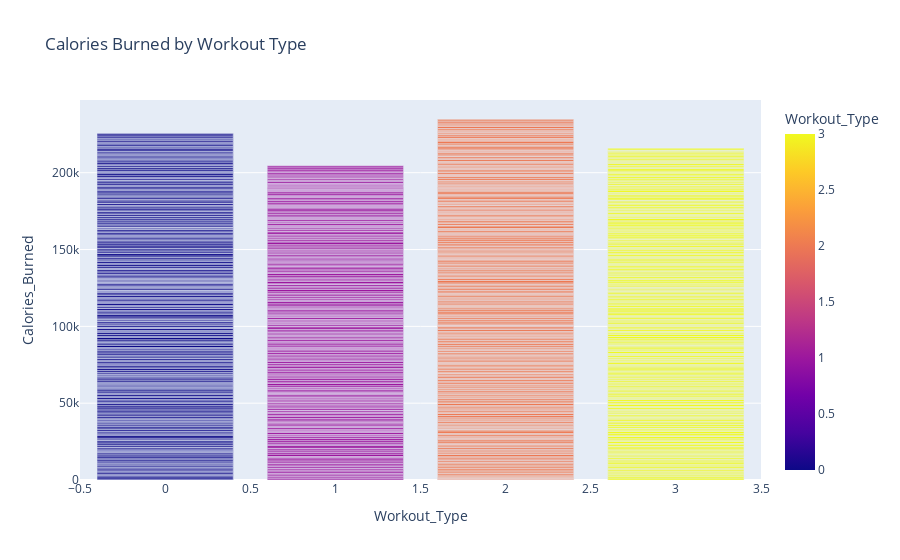

This figure's notebook cell:
### Code cell
fig2=px.bar(df,x='Workout_Type',y='Calories_Burned',color='Workout_Type',title='Calories Burned by Workout Type')
fig2.show()

### Figure 1 — Plotly figure (JSON) as saved in the notebook; plotly's stock layout.template omitted (floating-point values rounded to 4 significant figures; data arrays with more than 128 entries replaced by an {"elided": "..."} marker saying what was removed)
{"data": [{"alignmentgroup": "True", "hovertemplate": "Workout_Type=%{marker.color}<br>Calories_Burned=%{y}<extra></extra>", "legendgroup": "", "marker": {"color": {"elided": "973 int values"}, "coloraxis": "coloraxis", "pattern": {"shape": ""}}, "name": "", "offsetgroup": "", "orientation": "v", "showlegend": false, "textposition": "auto", "type": "bar", "x": {"elided": "973 int values"}, "xaxis": "x", "y": {"elided": "973 int values"}, "yaxis": "y"}], "layout": {"autosize": true, "barmode": "relative", "coloraxis": {"colorbar": {"title": {"text": "Workout_Type"}}, "colorscale": [[0, "#0d0887"], [0.1111, "#46039f"], [0.2222, "#7201a8"], [0.3333, "#9c179e"], [0.4444, "#bd3786"], [0.5556, "#d8576b"], [0.6667, "#ed7953"], [0.7778, "#fb9f3a"], [0.8889, "#fdca26"], [1, "#f0f921"]]}, "legend": {"tracegroupgap": 0}, "title": {"text": "Calories Burned by Workout Type"}, "xaxis": {"anchor": "y", "autorange": true, "domain": [0, 1], "range": [-0.5, 3.5], "title": {"text": "Workout_Type"}, "type": "linear"}, "yaxis": {"anchor": "x", "autorange": true, "domain": [0, 1], "range": [0, 247300.0], "title": {"text": "Calories_Burned"}, "type": "linear"}}}
